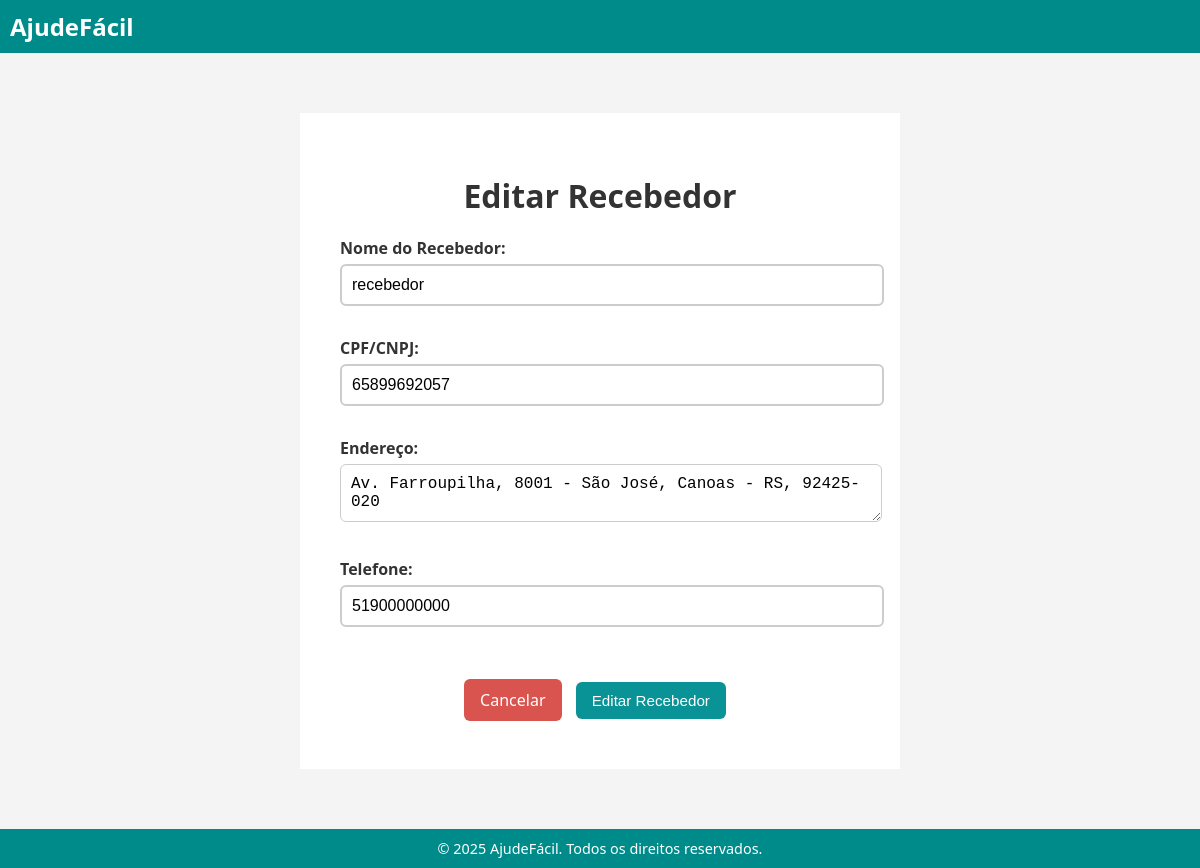
The page /painel_admin/recebedores/editar/1/ (signed in) on the database its author committed.
### doacoes/models.py (models this page shows, shortened)
class Recebedor(models.Model):
    nome = models.CharField("Nome do Recebedor", max_length=100)
    cpf_cnpj = models.CharField("CPF/CNPJ", max_length=20)
    endereco = models.TextField("Endereço")
    telefone = models.CharField("Telefone", max_length=20, blank=True, null=True)

### doacoes/views.py (the view)
# urls.py: path('painel_admin/recebedores/editar/<int:recebedor_id>/', views.admin_editar_recebedor, name='admin_editar_recebedor'),
@login_required
@user_passes_test(is_admin)
def admin_editar_recebedor(request, recebedor_id):
    rec = get_object_or_404(Recebedor, id=recebedor_id)
    if request.method == 'POST':
        form = FormRecebedor(request.POST, instance=rec)
        if form.is_valid():
            form.save()
            return redirect('admin_gerenciar_recebedores')
    else:
        form = FormRecebedor(instance=rec)
    return render(request, 'doacoes/admin/form_recebedor.html', {'form': form, 'acao': 'Editar Recebedor'})

### doacoes/forms.py (shortened to what this page needs)
class FormRecebedor(forms.ModelForm):
    class Meta:
        model = Recebedor
        fields = ['nome', 'cpf_cnpj', 'endereco', 'telefone']
        widgets = {
            'nome': forms.TextInput(attrs={'class': 'form-control'}),
            'cpf_cnpj': forms.TextInput(attrs={'class': 'form-control'}),
            'endereco': forms.Textarea(attrs={'rows': 2, 'class': 'form-control'}),
            'telefone': forms.TextInput(attrs={'class': 'form-control'}),
        }
        labels = {
            'nome': 'Nome do Recebedor',
            'cpf_cnpj': 'CPF/CNPJ',
            'endereco': 'Endereço',
            'telefone': 'Telefone',
        }

### doacoes/views.py (called while the page is built)
def is_admin(user):
    return user.is_authenticated and hasattr(user, 'perfil') and user.perfil.tipo == 'administrador'

### doacoes/templates/doacoes/admin/form_recebedor.html (shortened to what this page needs)
{% extends "base.html" %}
{% block content %}
<main class="container" style="max-width: 600px; margin: 40px auto;">
  <h1 style="text-align: center; margin-bottom: 20px;">{{ acao }}</h1>
  <form method="post">
    {{ form.as_p }}
    <div style="text-align: center; margin-top: 30px;">
      <a href="{% url 'admin_gerenciar_recebedores' %}" class="botao" style="background-color: #d9534f; color: white; margin-right: 10px;">
        Cancelar
      </a>
      <button type="submit" class="botao">{{ acao }}</button>
    </div>
  </form>
</main>
{% endblock %}

### doacoes/static/css/estilo.css (style rules this page uses)
body { font-family: 'Segoe UI', Tahoma, Geneva, Verdana, sans-serif; background-color: #f4f4f4; color: #333; margin: 0; padding: 0; height: 100vh; display: flex; flex-direction: column; }
.container { max-width: 800px; margin: auto; background: #fff; padding: 30px; border-radius: 12px; box-shadow: 0 2px 10px rgba(0, 0, 0, 0.1); }
form label { display: block; margin-top: 10px; font-weight: bold; }
form input, form select, form button, form textarea { width: 100%; padding: 10px; margin-top: 5px; margin-bottom: 15px; border: 1px solid #ccc; border-radius: 6px; font-size: 1rem; }
form button { background-color: #5dc1c4; color: white; cursor: pointer; transition: 0.3s; }
a { color: #0a9396; text-decoration: none; }
main.container { flex: 1; padding: 40px; width: 100%; max-width: 100%; box-sizing: border-box; background: #fff; }
.botao { display: inline-block; padding: 10px 16px; background-color: #0a9396; color: white; text-decoration: none; border-radius: 6px; margin-right: 10px; }
button, input[type="submit"], form button { background-color: #5dc1c4; color: white; border: none; padding: 10px 15px; border-radius: 6px; cursor: pointer; }
input[type="text"], input[type="password"] { border-width: 2px; }
button, input[type="submit"], form button { width: auto; padding: 8px 16px; font-size: 0.95rem; }
button, input[type="submit"], form button { display: block; margin: 10px auto; }
.container { width: 100%; margin: 0; padding: 30px; background: #fff; border-radius: 0; box-shadow: none; }

### rows shown on the page
Recebedor: nome "recebedor", cpf_cnpj "65899692057", endereco "Av. Farroupilha, 8001 - São José, Canoas - RS, 92425-020", telefone "51900000000"

### other values the page prints
{{ acao }} "Editar Recebedor"
